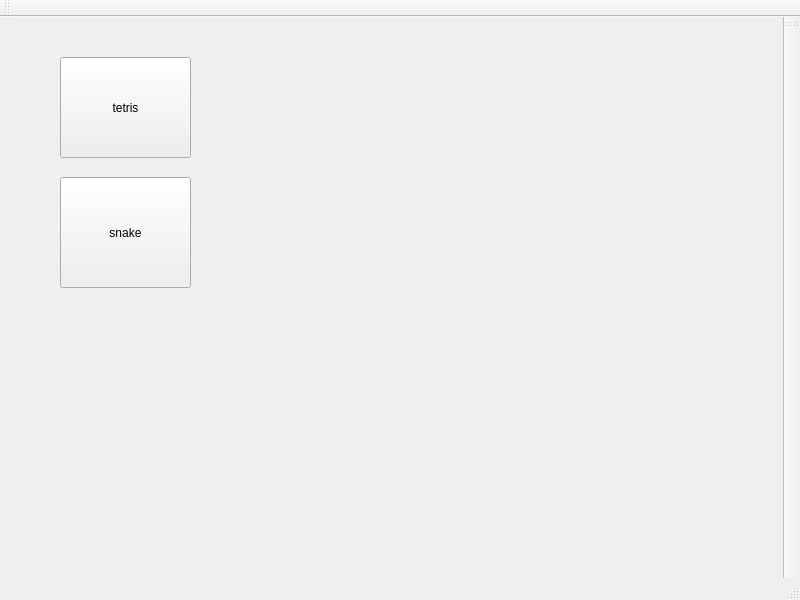
<?xml version="1.0" encoding="UTF-8"?>
<ui version="4.0">
 <class>MainWindow</class>
 <widget class="QMainWindow" name="MainWindow">
  <property name="geometry">
   <rect>
    <x>0</x>
    <y>0</y>
    <width>800</width>
    <height>600</height>
   </rect>
  </property>
  <property name="windowTitle">
   <string>MainWindow</string>
  </property>
  <widget class="QWidget" name="centralWidget">
   <widget class="QPushButton" name="pushButton">
    <property name="geometry">
     <rect>
      <x>60</x>
      <y>40</y>
      <width>131</width>
      <height>101</height>
     </rect>
    </property>
    <property name="text">
     <string>tetris</string>
    </property>
   </widget>
   <widget class="QPushButton" name="pushButton_2">
    <property name="geometry">
     <rect>
      <x>60</x>
      <y>160</y>
      <width>131</width>
      <height>111</height>
     </rect>
    </property>
    <property name="text">
     <string>snake</string>
    </property>
   </widget>
  </widget>
  <widget class="QMenuBar" name="menubar">
   <property name="geometry">
    <rect>
     <x>0</x>
     <y>0</y>
     <width>800</width>
     <height>22</height>
    </rect>
   </property>
  </widget>
  <widget class="QStatusBar" name="statusbar"/>
  <widget class="QToolBar" name="toolBar">
   <property name="windowTitle">
    <string>toolBar</string>
   </property>
   <attribute name="toolBarArea">
    <enum>TopToolBarArea</enum>
   </attribute>
   <attribute name="toolBarBreak">
    <bool>false</bool>
   </attribute>
  </widget>
  <widget class="QToolBar" name="toolBar_2">
   <property name="windowTitle">
    <string>toolBar_2</string>
   </property>
   <attribute name="toolBarArea">
    <enum>RightToolBarArea</enum>
   </attribute>
   <attribute name="toolBarBreak">
    <bool>false</bool>
   </attribute>
  </widget>
 </widget>
 <resources/>
 <connections/>
</ui>
